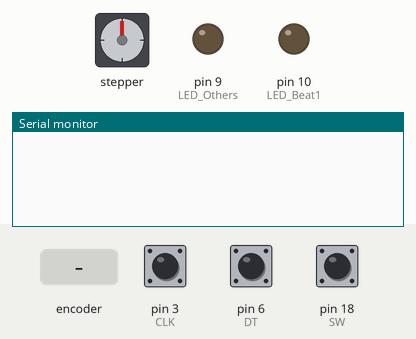
Recording of a sketch running on a simulated Arduino Uno, built with avr-gcc and run on an emulated ATmega328P. Parts: stepper motor, output pins drawn as LEDs (lit = HIGH), the last lines printed to the serial monitor. Wiring (inferred from the names in the program): stepper motor driver (600 steps per turn assumed): step pin 5; direction pin 4. The test bench sets the inputs (shaded band); at power-on: pin 3 (CLK) HIGH, pin 6 (DT) HIGH, pin 18 (SW) HIGH.

Above: at 1.2 s.
1.3 s: rotary encoder on pin 3 (CLK) / pin 6 (DT) turned 1 step (first pin leading)
At 2.6 s:
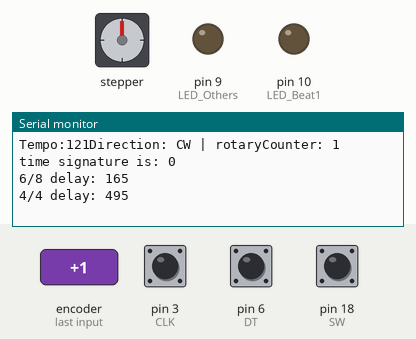
3.0 s: rotary encoder on pin 3 (CLK) / pin 6 (DT) turned 2 steps (second pin leading)
At 3.14 s:
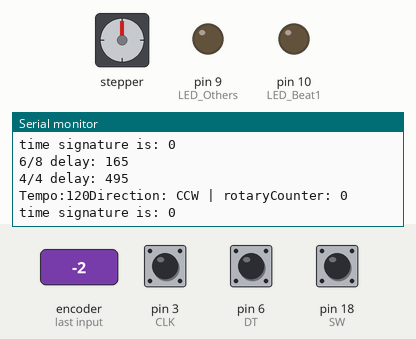
Timing chart, 0 to 6.0 s (numbered marks = the images above; inputs shaded):
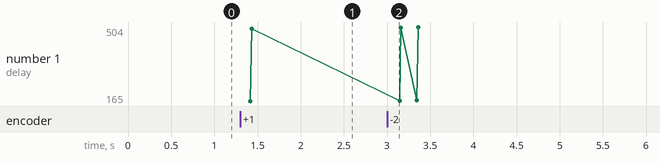

Measured:
- after the input at 1.3 s, the serial monitor: prints a new line after 0.05 s (image 1)
- after the input at 3.0 s, the serial monitor: prints a new line after 0.08 s (image 2)
- plotted number 1: 495 → 504 after the input at 3.0 s

The sketch:

RotaryEncoderTest.ino
```cpp
//defining pins
#define CLK 3 //clock pin on rotary encoder
#define DT 6 //pin for direction of rotary encoder
#define SW 18 //button on rotary encoder
#define LED_Others 9 //for any beat that is not beat 1
#define LED_Beat1 10 //for beat 1
#define timeSigButton 19 //button to change time signature

//motor pins
#define dirPin 4
#define stepPin 5
#define stepsPerRevolution 600

int rotaryCounter = 0; //for keeping track of rotary position
int currentStateCLK; //rotary CLK pin state
int lastStateCLK; //last state of CLK pin
bool startMet = 0; //flag to start the metronome
String currentDir =""; //current direction of enncoder
unsigned long lastButtonPressR = 0; //last press of rotary encoder button
unsigned long lastButtonPressB = 0; //last press of time signature button

int Tempo = 120; //holds the starting tempo
int delay_val_4 = 500; //initial delay for tempo of 120 and quarter note gets beat (x/4 time)
int delay_val6_8 = 167; //initial delay for tempo of 120 and 1/8 note triplet gets beat (x/8 time)
int delay_val = delay_val_4; //this should be global - holds  the delay for the current time sig/tempo
int beatsPerMeasure = 4; //starting beats per measure
int count = 0; //counter for number of beats played in a measure
String timeSigValues[4] = {"4/4", "6/8", "3/4", "2/4"}; //time signature values - might be needed for lcd
int timeSig = 0; //starting time signature case

void setup() {

  // Set encoder pins as inputs
  pinMode(CLK,INPUT);
  pinMode(DT,INPUT);
  pinMode(SW, INPUT_PULLUP);
  pinMode(LED_Beat1, OUTPUT);
  pinMode(LED_Others, OUTPUT);

  // Setup Serial Monitor
  pinMode(stepPin, OUTPUT);
  pinMode(dirPin, OUTPUT);
  Serial.begin(9600);


  // Call updateEncoder() and timeSigUpdatewhen any high/low changed seen
  // on interrupt 0 (pin 2), or interrupt 1 (pin 3), interrup 5 (pin 18), interrupt 4 (pin 19)
  //attachInterrupt(0, updateEncoder, CHANGE);
  attachInterrupt(1, updateEncoder, CHANGE);
  attachInterrupt(5, updateEncoder, CHANGE); //encoder button interrupt
  attachInterrupt(4, timeSigUpdate, CHANGE); //time sig button interrupt

  // Read the initial state of CLK
  lastStateCLK = digitalRead(CLK);

}

void loop()
{
    tempo(); //calling tempo function
    //motor();
}

//LED's light up to tempo - will control motors here
//this function also switches time signature from timeSig variable set in timeSigUpdate();
void tempo()
{
  if(startMet == 1) //if rotary button is pressed, start blinking to the tempo
  {
    //getting time signature
    switch(timeSig)
    {
      case 0: //4/4 time
        delay_val = delay_val_4;
        beatsPerMeasure = 4;
        break;
      case 1: //6/8 time
        delay_val = delay_val6_8;
        beatsPerMeasure = 6;
        break;
      case 2: //3/4 time
        delay_val = delay_val_4;
        beatsPerMeasure = 3;
        break;
      case 3: //2/4 time
        delay_val = delay_val_4;
        beatsPerMeasure = 2;
         break;
    }

    //if on beat 1
    if(count == 0)
    {
      Serial.print("\n delay_val is: ");
      Serial.print(delay_val);
      Serial.print("\n\n");
      digitalWrite(LED_Beat1, HIGH);
      delay(50);
      digitalWrite(LED_Beat1, LOW);
      delay(delay_val-50);
      count++;
    }

    //if on any other beat
   else
    {
      digitalWrite(LED_Others, HIGH);   // turn the LED on (HIGH is the voltage level)
      delay(50);                       // wait for a second
      digitalWrite(LED_Others, LOW);    // turn the LED off by making the voltage LOW
      delay(delay_val-50);
      count++;
    }
      //if at max number of beats per measure
      if (count >= beatsPerMeasure)
      {
        count = 0;
      }
  }


}

void motor()
{
  // clockwise
    digitalWrite(dirPin, HIGH);

  // Spin the stepper motor 1 revolution slowly:
  for (int i = 0; i < stepsPerRevolution; i++)
  {
    // These four lines result in 1 step:
    digitalWrite(stepPin, HIGH);
    delayMicroseconds(delay_val);
    digitalWrite(stepPin, LOW);
    delayMicroseconds(delay_val);
  }

  //counter-clockwise
    digitalWrite(dirPin, LOW);
delay(delay_val);
  for (int i = 0; i < stepsPerRevolution; i++)
  {
      // These four lines result in 1 step:
      digitalWrite(stepPin, LOW);
      delayMicroseconds(delay_val);
      digitalWrite(stepPin, HIGH);
      delayMicroseconds(delay_val);
  }
}


//interrupt function for encoder
void updateEncoder(){
  // Read the current state of CLK
  currentStateCLK = digitalRead(CLK);

  // If last and current state of CLK are different, then pulse occurred
  // React to only 1 state change to avoid double count
  if (currentStateCLK != lastStateCLK  && currentStateCLK == 1){

    // If the DT state is different than the CLK state then
    // the encoder is rotating CCW so decrement
    if ((digitalRead(DT) == currentStateCLK) && (Tempo > 60))
    {
        rotaryCounter--;
        currentDir ="CCW";

        Tempo -= 1; //decrement the tempo by 1

        delay_val_4 = 60000/Tempo; //get new delay value for x/4 time sig
        delay_val6_8 = 20040/Tempo; //get new delay value for x/8 time sig

       /* if(timeSig != 1)
        {
          delay_val = delay_val_4;
        }
        else
        {
          delay_val = delay_val6_8;
        }*/
    }

    else if((digitalRead(DT) != currentStateCLK) && (Tempo < 250))
    {
      // Encoder is rotating CW so increment
        rotaryCounter++;
        currentDir ="CW";

        Tempo += 1;
        delay_val_4 = 60000/Tempo; //get new delay value fpr x/4 time sig
        delay_val6_8 = 20040/Tempo; //get new delay value for x/8 time sig

       /* if(timeSig != 1)
        {
          delay_val = delay_val_4;
        }
        else
        {
          delay_val = delay_val6_8;
        }*/

    }
    Serial.print("Tempo:" );
    Serial.print(Tempo);
    Serial.print("Direction: ");
    Serial.print(currentDir);
    Serial.print(" | rotaryCounter: ");
    Serial.println(rotaryCounter);
    Serial.print("\ntime signature is: ");
    Serial.print(timeSig);
    Serial.print("\n");

    Serial.print("\n");
    Serial.print("6/8 delay: ");
    Serial.print(delay_val6_8);
    Serial.print("\n");
    Serial.print("4/4 delay: ");
    Serial.print(delay_val_4);
    Serial.print("\n\n");

  }

  // Remember last CLK state
  lastStateCLK = currentStateCLK;

  // Read the button state
  int btnState = digitalRead(SW);

  //If we detect LOW signal, button is pressed
  if (btnState == LOW) {
    //if 50ms have passed since last LOW pulse, it means that the
    //button has been pressed, released and pressed again
    if (millis() - lastButtonPressR > 50) {
      Serial.println("Button pressed!");
      startMet = !startMet;
    }

    // Remember last button press event
    lastButtonPressR = millis();
  }

  // Put in a slight delay to help debounce the reading
  delay(1);
}

//interrupt function for time signature button - need to debounce this because sometimes it skips beatsPerMeasure
void timeSigUpdate()
{
  if (digitalRead(timeSigButton) == HIGH)
  {
    if (millis() - lastButtonPressB > 50)
    {
      timeSig++;
      Serial.print("Time sig button pressed");
      Serial.print("\n");
      Serial.print("Time sig is: ");
      Serial.print(timeSig);
      Serial.print("\n");
      Serial.print(sizeof(timeSigValues));
      Serial.print("\n");
    }
      //if timeSig is greater than number of possible time signatures, reset it back to first time signature option
      if(timeSig >= 4) //need to replace "4" with number of time signature options - think about how to do this
      {
        timeSig = 0;
      }
      lastButtonPressB = millis();
  }


}
```
